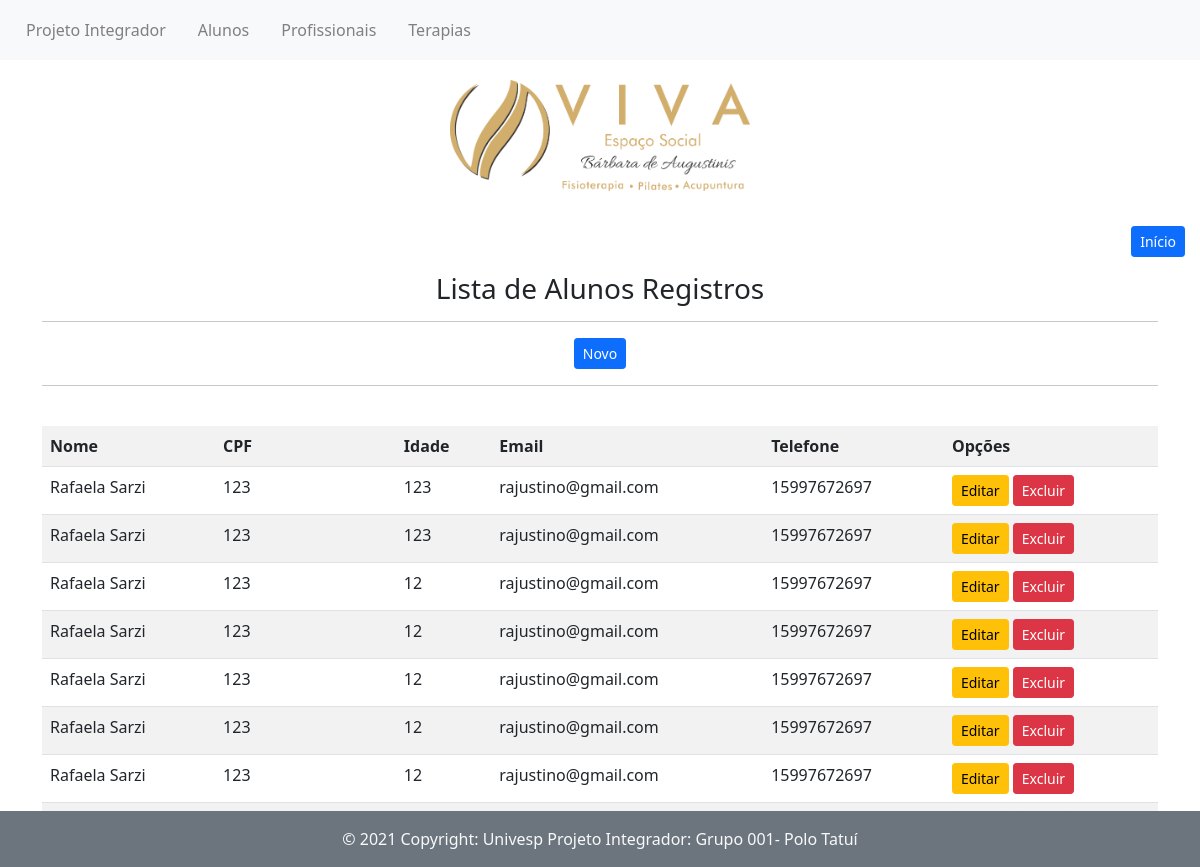
The page /listar/aluno/ on the database as committed earlier.
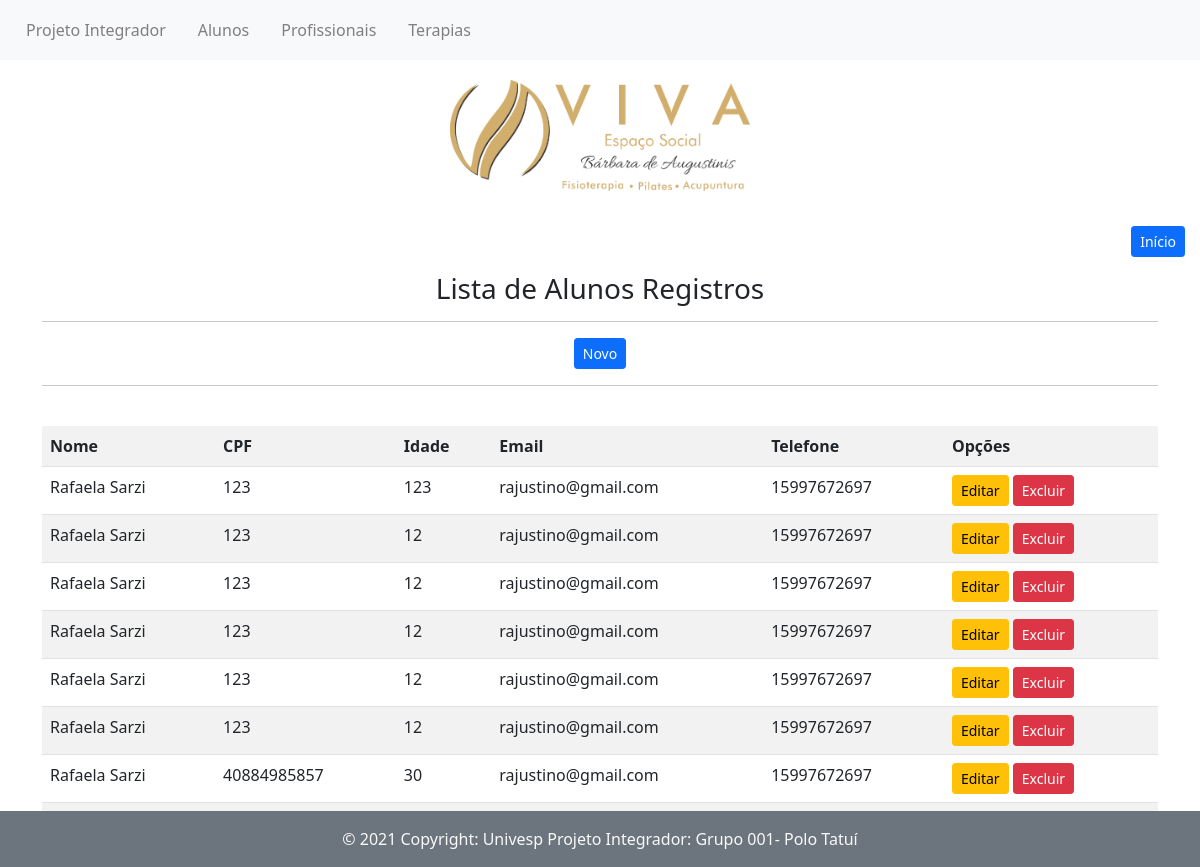
The same page on the database as committed later.
### paginas/models.py (models this page shows, shortened)
class CadastroAlunos(models.Model):
    nome = models.CharField(max_length=50)
    cpf = models.IntegerField()
    idade = models.CharField(max_length=50)
    email = models.EmailField(max_length=155)
    telefone = models.IntegerField()

### paginas/views.py (the view)
# urls.py: path('listar/aluno/', CadastroList.as_view(),
class CadastroList(ListView):
    template_name = 'paginas/listas/alunos.html'
    model = CadastroAlunos

### paginas/templates/paginas/listas/alunos.html
{% extends 'paginas/modelo.html' %}
{% load static %}
{% block conteudo %}
<div class="btn-inicio">
<a href="{% url 'index'%}" class="btn btn-primary btn-sm">Início</a>
</div>
<div class="container">
<h3>Lista de Alunos Registros</h3>
<hr>
<a href="{% url 'cadastrar-aluno'%}" class="btn btn-primary btn-sm">Novo</a>
<hr>
<br>
<div class="table-responsive">
  <table class="table table-striped">
    <tr>
      <th>Nome</th>
      <th>CPF</th>
      <th>Idade</th>
      <th>Email</th>
      <th>Telefone</th>
      <th>Opções</th>
    </tr>
    {% for alunos in object_list %}
    <tr>
      <td>{{alunos.nome}}</td>
      <td>{{alunos.cpf}}</td>
      <td>{{alunos.idade}}</td>
      <td>{{alunos.email}}</td>
      <td>{{alunos.telefone}}</td>
      <td>
        <a href="{% url 'editar-aluno' alunos.pk %}" class="btn btn-warning btn-sm">Editar</a>
        <a href="{% url 'excluir-aluno' alunos.pk %}" class="btn btn-danger btn-sm">Excluir</a>
      </td>
    </tr>
    {% empty %}
    <tr>
      <td colspan="6">Nenhum aluno registrado.</td>
    </tr>
    {% endfor %}
  </table>
</div>
</div>
{% endblock %}

### paginas/templates/paginas/modelo.html (shortened to what this page needs)
<!DOCTYPE html>
<html lang="pt-br">
<head>
    {% load static %}
    <link rel="stylesheet" href="{% static 'css/css/bootstrap.min.css' %}">
    <link rel="stylesheet" href="{% static '/css/style.css' %}">
</head>
<body>
    {% block menu %}
    <nav class="nav nav-expand-lg nav-light bg-light" style="padding: 10px;">
        <ul class="nav menu-cadastros">
            <li class="nav-item">
                <a class="nav-link active" aria-current="page" href="/">Projeto Integrador</a>
            </li>
            <li class="nav-item a">
                <a class="nav-link" href="{% url 'listar-aluno'%}">Alunos</a>
            </li>
            <li class="nav-item a">
                <a class="nav-link" href="{% url 'listar-profissional'%}">Profissionais</a>
            </li>
            <li class="nav-item ">
                <a class="nav-link " href="{% url 'listar-terapia'%}">Terapias</a>
            </li>
        </ul>
    </nav>
    {% endblock %}
    {% block banner %}
            <div class="banner" style="text-align: center; padding:20px;">
                <img src="{% static 'img/Logo Viva_Horizontal.png' %} "  width="300px"alt=" ">
            </div>
    {% endblock %}
    {% block conteudo %}{% endblock %}
    {% block footer %}
    <div class="footer">
    <footer class="bg-secondary text-center text-lg-start ">
      <div class="text-center p-3 bg-secondary text-light">
        © 2021 Copyright: <span class="text-light"> Univesp Projeto Integrador: Grupo 001- Polo Tatuí</span>
      </div>
    </footer>
</div>
    {% endblock %}
</body>
</html>

### static/css/style.css (style rules this page uses)
* { margin: 0; padding: 0; }
html, body { height: 100%; }
.footer { position: absolute; bottom: 0; width: 100%; }
.nav > li > a { color: rgb(129, 127, 127); }
.btn-inicio { text-align: right; margin: 15px; }
.container { text-align: -webkit-center; }

Rows that differ between the two databases and show on the page:
removed CadastroAlunos: nome "Rafaela Sarzi", cpf "123", idade "123", email "rajustino@gmail.com", telefone "15997672697"
now on this page (row unchanged): CadastroAlunos: nome "Rafaela Sarzi", cpf "40884985857", idade "30", email "rajustino@gmail.com", telefone "15997672697"
